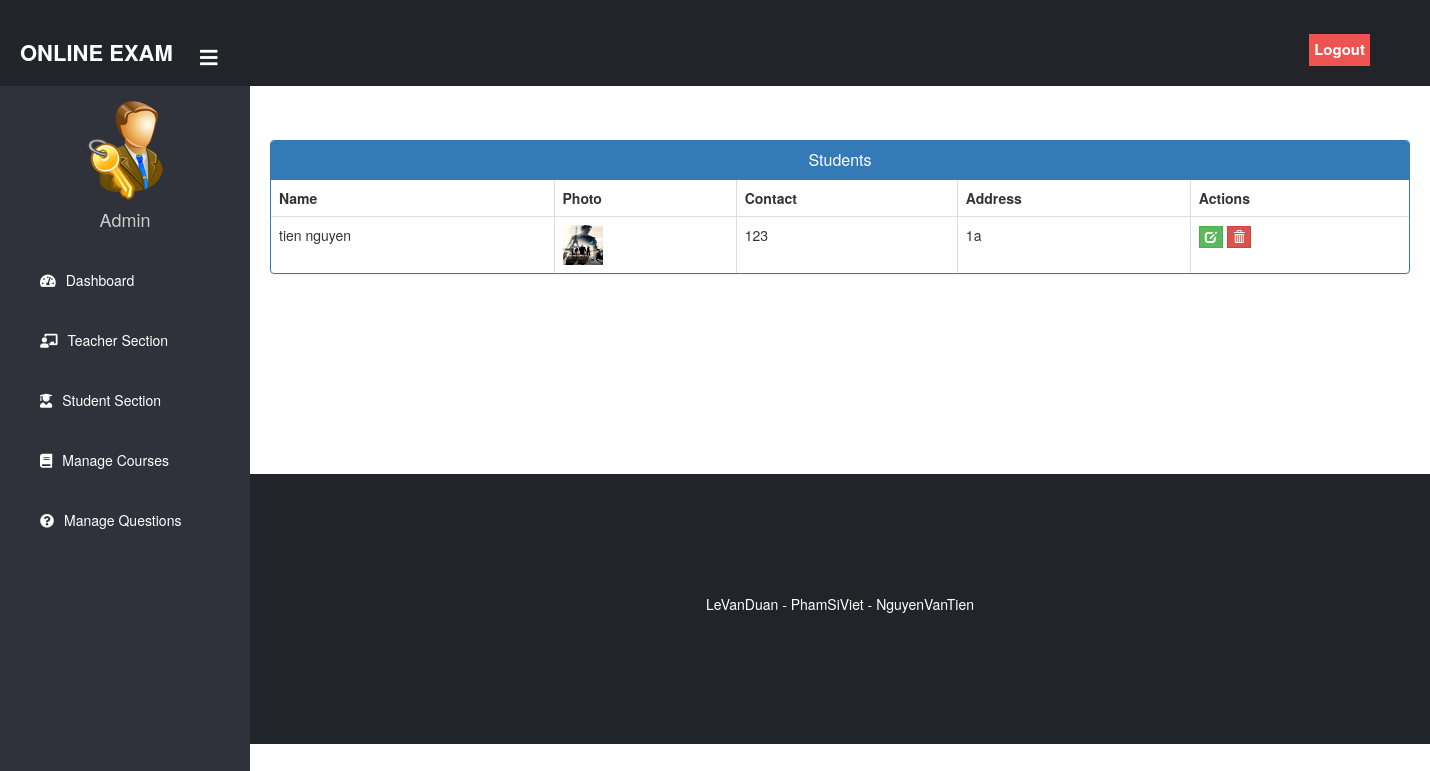
Before: /admin-view-student (signed in) with the older database file.
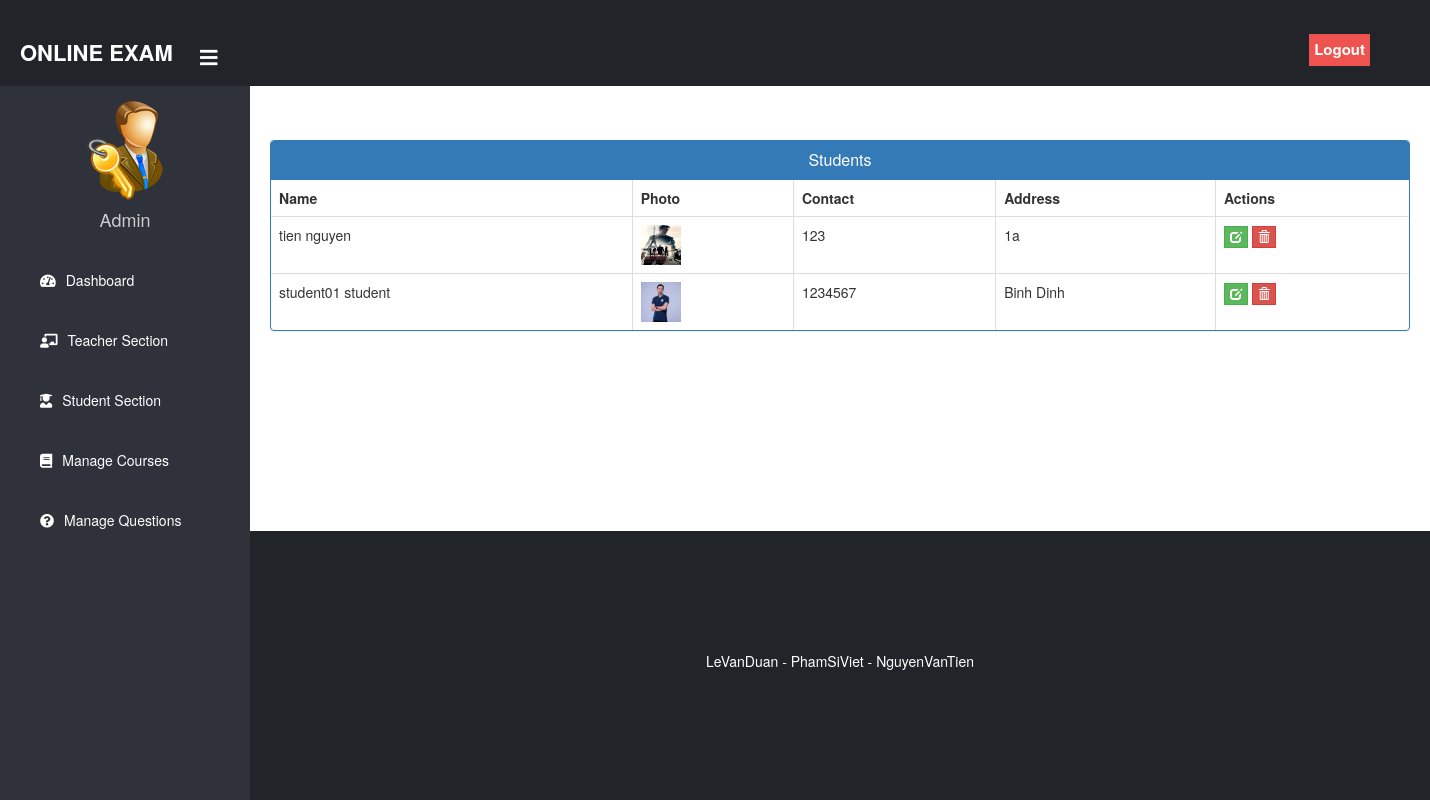
After: the same page with the newer database file.
### student/models.py (models this page shows, shortened)
class Student(models.Model):
    user=models.OneToOneField(User,on_delete=models.CASCADE)
    profile_pic= models.ImageField(upload_to='profile_pic/Student/',null=True,blank=True)
    address = models.CharField(max_length=40)
    mobile = models.CharField(max_length=20,null=False)
    @property
    def get_name(self):
        return self.user.first_name+" "+self.user.last_name

### exam/views.py (the view)
# urls.py: path('admin-view-student', views.admin_view_student_view,name='admin-view-student'),
@login_required(login_url='adminlogin')
def admin_view_student_view(request):
    students= SMODEL.Student.objects.all()
    return render(request,'exam/admin_view_student.html',{'students':students})

### templates/exam/admin_view_student.html (shortened to what this page needs)
{% extends 'exam/adminbase.html' %}
{% block content %}
{%load static%}
<head>
  <link href="//netdna.bootstrapcdn.com/bootstrap/3.0.0/css/bootstrap.min.css" rel="stylesheet" id="bootstrap-css">
</head>
<br><br>
<div class="container">
  <div class="panel panel-primary">
    <div class="panel-heading">
      <h6 class="panel-title">Students</h6>
    </div>
    <table class="table table-hover table-bordered" id="dev-table">
      <thead>
        <tr>
          <th>Name</th>
          <th>Photo</th>
          <th>Contact</th>
          <th>Address</th>
          <th>Actions</th>
        </tr>
      </thead>
      {% for t in students %}
      <tr>
        <td> {{t.get_name}}</td>
        <td> <img src="{% static t.profile_pic.url %}" alt="Profile Pic" height="40px" width="40px" /></td>
        <td>{{t.mobile}}</td>
        <td>{{t.address}}</td>
        <td><a class="btn btn-success btn-xs" style="border-radius: 0%;" href="{% url 'update-student' t.id  %}"><span class="glyphicon glyphicon-edit"></span></a>
        <a class="btn btn-danger btn-xs" style="border-radius: 0%;" href="{% url 'delete-student' t.id  %}"><span class="glyphicon glyphicon-trash"></span></a></td>
      </tr>
      {% endfor %}
    </table>
  </div>
</div>
<br><br><br><br><br><br>
{% endblock content %}

Changed rows visible on the page:
added Student: get_name "student01 student", profile_pic (picture), mobile "1234567", address "Binh Dinh"
